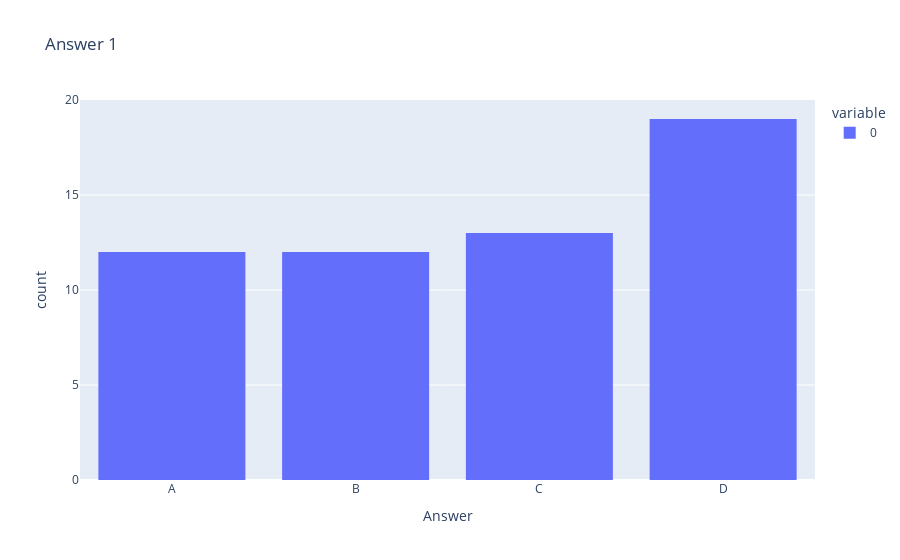

This figure's notebook cell:
### Code cell
px.histogram(builder.answers_freqs(1), labels={
    "value": "Answer",
    "count": "Count"
}, title="Answer 1").show()

### Figure 1 — Plotly figure (JSON) as saved in the notebook; plotly's stock layout.template omitted (floating-point values rounded to 4 significant figures)
{"data": [{"alignmentgroup": "True", "bingroup": "x", "hovertemplate": "variable=0<br>Answer=%{x}<br>count=%{y}<extra></extra>", "legendgroup": "0", "marker": {"color": "#636efa"}, "name": "0", "offsetgroup": "0", "orientation": "v", "showlegend": true, "type": "histogram", "x": ["A", "A", "A", "A", "A", "A", "A", "A", "A", "A", "A", "A", "B", "B", "B", "B", "B", "B", "B", "B", "B", "B", "B", "B", "C", "C", "C", "C", "C", "C", "C", "C", "C", "C", "C", "C", "C", "D", "D", "D", "D", "D", "D", "D", "D", "D", "D", "D", "D", "D", "D", "D", "D", "D", "D", "D"], "xaxis": "x", "yaxis": "y"}], "layout": {"barmode": "relative", "legend": {"title": {"text": "variable"}, "tracegroupgap": 0}, "title": {"text": "Answer 1"}, "xaxis": {"anchor": "y", "domain": [0, 1], "title": {"text": "Answer"}}, "yaxis": {"anchor": "x", "domain": [0, 1], "title": {"text": "count"}}}}
